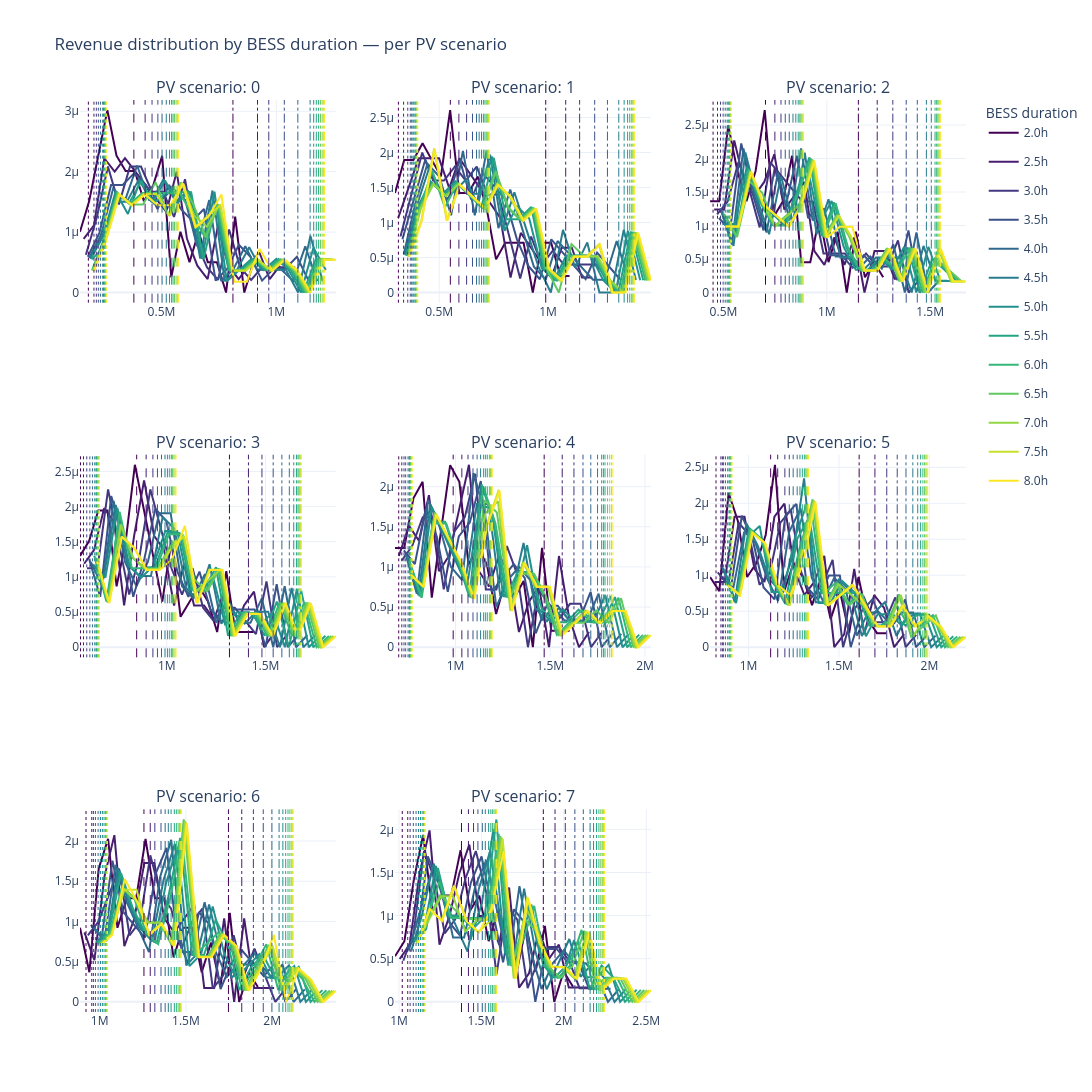

Source (notebook cell):
### Code cell
import plotly.graph_objects as go
import plotly.colors as pc
from plotly.subplots import make_subplots

quantiles = {'p5': (0.05, 'dot'), 'p50': (0.50, 'dash'), 'p95': (0.95, 'dashdot')}

durations = sorted(optimization_output['bess_duration_h'].unique())
gen_scenarios = sorted(optimization_output['gen_scenario'].unique())
d_min, d_max = min(durations), max(durations)

n_cols = 3
n_rows = -(-len(gen_scenarios) // n_cols)  # ceiling division

fig = make_subplots(
    rows=n_rows, cols=n_cols,
    subplot_titles=[f'PV scenario: {g}' for g in gen_scenarios],
    shared_xaxes=False, shared_yaxes=False,
)

def duration_color(d):
    t = (d - d_min) / (d_max - d_min) if d_max != d_min else 0
    return pc.sample_colorscale('Viridis', t)[0]

for g_idx, gen in enumerate(gen_scenarios):
    row = g_idx // n_cols + 1
    col = g_idx % n_cols + 1
    gen_data = optimization_output[optimization_output['gen_scenario'] == gen]

    for duration in durations:
        color = duration_color(duration)
        data = gen_data[gen_data['bess_duration_h'] == duration]['sum_actual_revenue_row_total']
        if data.empty:
            continue

        counts, bins = np.histogram(data, bins=20, density=True)
        bin_centers = (bins[:-1] + bins[1:]) / 2
        fig.add_trace(
            go.Scatter(
                x=bin_centers, y=counts, mode='lines',
                name=f'{duration}h',
                line=dict(color=color),
                legendgroup=f'{duration}h',
                showlegend=(g_idx == 0),
            ),
            row=row, col=col,
        )

        for label, (q, dash) in quantiles.items():
            fig.add_vline(
                x=data.quantile(q),
                line=dict(color=color, dash=dash, width=1),
                row=row, col=col,
            )

fig.update_layout(
    template='plotly_white',
    title='Revenue distribution by BESS duration — per PV scenario',
    legend_title='BESS duration',
    width=1500,
    height=400 * n_rows,
)
fig.show()
